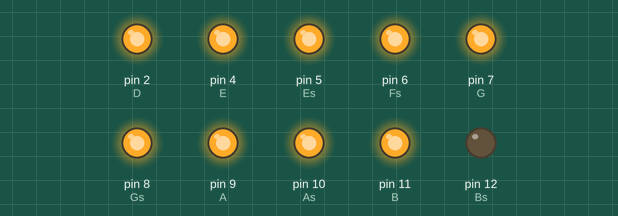
The sketch below on a simulated Arduino Uno, built with avr-gcc and run on an emulated ATmega328P. On the bench: output pins drawn as LEDs (lit = HIGH). Pins used as bus, display or sensor lines are not drawn.

Above: at 0.1 s.
At 20.1 s:
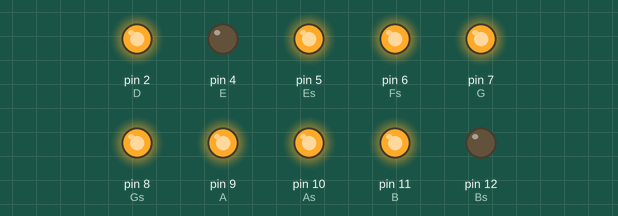
At 28.1 s:
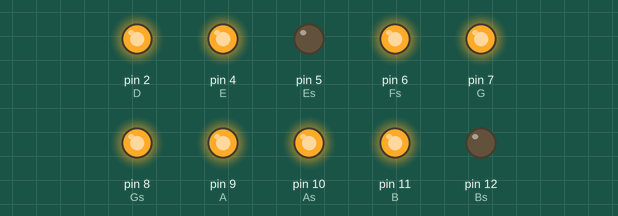
At 44.1 s:
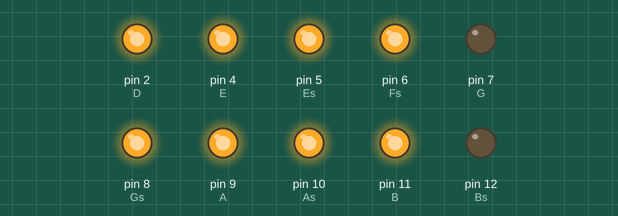
At 60.1 s:
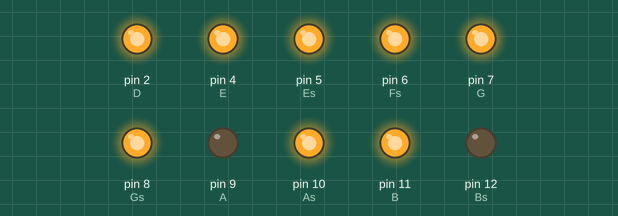
At 117.1 s:
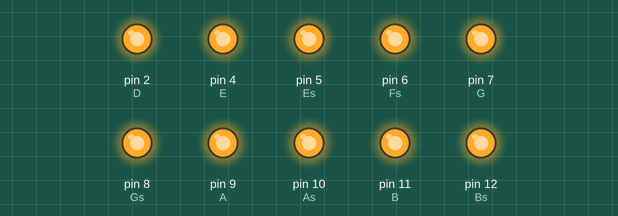
Timing chart, 0 to 130.0 s (numbered marks = the images above):
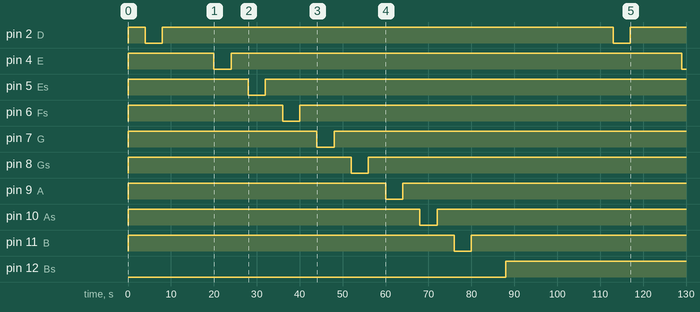

Measured:
- by itself, pin 2 (D): alternates HIGH for 105 s and LOW for 4.0 s
- by itself, pin 4 (E): HIGH → LOW at 20.0 s, → HIGH 4.0 s later, → LOW 105 s later
- by itself, pin 5 (Es): HIGH → LOW at 28.0 s, → HIGH 4.0 s later
- by itself, pin 6 (Fs): HIGH → LOW at 36.0 s, → HIGH 4.0 s later
- by itself, pin 7 (G): HIGH → LOW at 44.0 s, → HIGH 4.0 s later
- by itself, pin 8 (Gs): HIGH → LOW at 52.0 s, → HIGH 4.0 s later
- by itself, pin 9 (A): HIGH → LOW at 60.0 s, → HIGH 4.0 s later
- by itself, pin 10 (As): HIGH → LOW at 68.0 s, → HIGH 4.0 s later

The sketch:

Gloria_testsketch.ino
```cpp
boolean on = HIGH;
boolean off = LOW;


int D = 2;
int Ds = 3;
int E = 4;
int Es = 5;
int Fs = 6;
int G = 7;
int Gs =8 ;
int A = 9;
int As = 10;
int B = 11;
int Bs = 12;
int Cs = 13;
int R =14;

int wn = 4000;//wholenoteV
int hn = 2000;//halfnoteV
int qn = 1000;//quatrernoteV
int dqn = 1500; //dottedquarternoteV
int en = 500;//eightnoteV
int den = 750;//dottedeigthnoteV
int sn = 250;//sixteenthnoteV

int wr = 4000; //wholerestV
int hr = 2000; //halfrestV
int qr = 1000; //restV

void setup() {

  pinMode(D, OUTPUT);
  pinMode(Ds, OUTPUT);
  pinMode(E, OUTPUT);
  pinMode(Es, OUTPUT);
  pinMode(Fs, OUTPUT);
  pinMode(G, OUTPUT);
  pinMode(Gs, OUTPUT);
  pinMode(A, OUTPUT);
  pinMode(As, OUTPUT);
  pinMode(B, OUTPUT);
  pinMode(Bs, OUTPUT);
  pinMode(Cs, OUTPUT);


  digitalWrite(D, on);
  digitalWrite(Ds, on);
  digitalWrite(E, on);
  digitalWrite(Es, on);
  digitalWrite(Fs, on);
  digitalWrite(G, on);
  digitalWrite(Gs, on);
  digitalWrite(A, on);
  digitalWrite(As, on);
  digitalWrite(B, on);
  digitalWrite(B, on);
  digitalWrite(Cs, on);


}

void loop() {
  // Gloria Vivaldi
  //4|4 time
  //Soprano
  //D major
  //testsketchnotevalues

  //wholenote run

  delay(wn);
  digitalWrite(D, off);
  delay(wn);
  digitalWrite(D, on);

  delay(wn);
  digitalWrite(Ds, off);
  delay(wn);
  digitalWrite(Ds, on);

  delay(wn);
  digitalWrite(E, off);
  delay(wn);
  digitalWrite(E, on);

  delay(wn);
  digitalWrite(Es, off);
  delay(wn);
  digitalWrite(Es, on);

  delay(wn);
  digitalWrite(Fs, off);
  delay(wn);
  digitalWrite(Fs, on);

  delay(wn);
  digitalWrite(G, off);
  delay(wn);
  digitalWrite(G, on);

  delay(wn);
  digitalWrite(Gs, off);
  delay(wn);
  digitalWrite(Gs, on);

  delay(wn);
  digitalWrite(A, off);
  delay(wn);
  digitalWrite(A, on);

  delay(wn);
  digitalWrite(As, off);
  delay(wn);
  digitalWrite(As, on);

  delay(wn);
  digitalWrite(B, off);
  delay(wn);
  digitalWrite(B, on);

  delay(wn);
  digitalWrite(Bs, off);
  delay(wn);
  digitalWrite(Bs, on);

  delay(wn);
  digitalWrite(Cs, off);
  delay(wn);
  digitalWrite(Cs, on);

  delay(wn);
  digitalWrite(R, off);
  delay(wn);
  digitalWrite(R, on);

  delay(5000);
}
//
//  //halfnote run
//
//  delay(hn);
//  digitalWrite(D, off);
//  delay(hn);
//  digitalWrite(D, on);
//
//  delay(hn);
//  digitalWrite(Ds, off);
//  delay(hn);
//  digitalWrite(Ds, on);
//
//  delay(hn);
//  digitalWrite(E, off);
//  delay(hn);
//  digitalWrite(E, on);
//
//  delay(hn);
//  digitalWrite(Es, off);
//  delay(hn);
//  digitalWrite(Es, on);
//
//  delay(hn);
//  digitalWrite(Fs, off);
//  delay(hn);
//  digitalWrite(Fs, on);
//
//  delay(hn);
//  digitalWrite(G, off);
//  delay(hn);
//  digitalWrite(G, on);
//
//  delay(hn);
//  digitalWrite(Gs, off);
//  delay(hn);
//  digitalWrite(Gs, on);
//
//  delay(hn);
//  digitalWrite(A, off);
//  delay(hn);
//  digitalWrite(A, on);
//
//  delay(hn);
//  digitalWrite(As, off);
//  delay(hn);
//  digitalWrite(As, on);
//
//  delay(hn);
//  digitalWrite(B, off);
//  delay(hn);
//  digitalWrite(B, on);
//
//  delay(hn);
//  digitalWrite(Bs, off);
//  delay(hn);
//  digitalWrite(Bs, on);
//
//  delay(hn);
//  digitalWrite(Cs, off);
//  delay(hn);
//  digitalWrite(Cs, on);
//
//  delay(hn);
//  digitalWrite(R, off);
//  delay(hn);
//  digitalWrite(R, on);
//
//delay(5000);
//
// //quaternote run
//
//  delay(qn);
//  digitalWrite(D, off);
//  delay(qn);
//  digitalWrite(D, on);
//
//  delay(qn);
//  digitalWrite(Ds, off);
//  delay(qn);
//  digitalWrite(Ds, on);
//
//  delay(qn);
//  digitalWrite(E, off);
//  delay(qn);
//  digitalWrite(E, on);
//
//  delay(qn);
//  digitalWrite(Es, off);
//  delay(qn);
//  digitalWrite(Es, on);
//
//  delay(qn);
//  digitalWrite(Fs, off);
//  delay(qn);
//  digitalWrite(Fs, on);
//
//  delay(qn);
//  digitalWrite(G, off);
//  delay(qn);
//  digitalWrite(G, on);
//
//  delay(qn);
//  digitalWrite(Gs, off);
//  delay(qn);
//  digitalWrite(Gs, on);
//
//  delay(qn);
//  digitalWrite(A, off);
//  delay(qn);
//  digitalWrite(A, on);
//
//  delay(qn);
//  digitalWrite(As, off);
//  delay(qn);
//  digitalWrite(As, on);
//
//  delay(qn);
//  digitalWrite(B, off);
//  delay(qn);
//  digitalWrite(B, on);
//
//  delay(qn);
//  digitalWrite(Bs, off);
//  delay(qn);
//  digitalWrite(Bs, on);
//
//  delay(qn);
//  digitalWrite(Cs, off);
//  delay(qn);
//  digitalWrite(Cs, on);
//
//  delay(qn);
//  digitalWrite(R, off);
//  delay(qn);
//  digitalWrite(R, on);
//
//delay(5000);
//
// //dottedquaternote run
//
//  delay(dqn);
//  digitalWrite(D, off);
//  delay(dqn);
//  digitalWrite(D, on);
//
//  delay(dqn);
//  digitalWrite(Ds, off);
//  delay(dqn);
//  digitalWrite(Ds, on);
//
//  delay(dqn);
//  digitalWrite(E, off);
//  delay(dqn);
//  digitalWrite(E, on);
//
//  delay(dqn);
//  digitalWrite(Es, off);
//  delay(dqn);
//  digitalWrite(Es, on);
//
//  delay(dqn);
//  digitalWrite(Fs, off);
//  delay(dqn);
//  digitalWrite(Fs, on);
//
//  delay(dqn);
//  digitalWrite(G, off);
//  delay(dqn);
//  digitalWrite(G, on);
//
//  delay(dqn);
//  digitalWrite(Gs, off);
//  delay(dqn);
//  digitalWrite(Gs, on);
//
//  delay(dqn);
//  digitalWrite(A, off);
//  delay(dqn);
//  digitalWrite(A, on);
//
//  delay(dqn);
//  digitalWrite(As, off);
//  delay(dqn);
//  digitalWrite(As, on);
//
//  delay(dqn);
//  digitalWrite(B, off);
//  delay(dqn);
//  digitalWrite(B, on);
//
//  delay(dqn);
//  digitalWrite(Bs, off);
//  delay(dqn);
//  digitalWrite(Bs, on);
//
//  delay(dqn);
//  digitalWrite(Cs, off);
//  delay(dqn);
//  digitalWrite(Cs, on);
//
//  delay(dqn);
//  digitalWrite(R, off);
//  delay(dqn);
//  digitalWrite(R, on);
//
//delay(5000);
//
//  //eigthnote run
//
//  delay(en);
//  digitalWrite(D, off);
//  delay(en);
//  digitalWrite(D, on);
//
//  delay(en);
//  digitalWrite(Ds, off);
//  delay(en);
//  digitalWrite(Ds, on);
//
//  delay(en);
//  digitalWrite(E, off);
//  delay(en);
//  digitalWrite(E, on);
//
//  delay(en);
//  digitalWrite(Es, off);
//  delay(en);
//  digitalWrite(Es, on);
//
//  delay(en);
//  digitalWrite(Fs, off);
//  delay(en);
//  digitalWrite(Fs, on);
//
//  delay(en);
//  digitalWrite(G, off);
//  delay(en);
//  digitalWrite(G, on);
//
//  delay(en);
//  digitalWrite(Gs, off);
//  delay(en);
//  digitalWrite(Gs, on);
//
//  delay(en);
//  digitalWrite(A, off);
//  delay(en);
//  digitalWrite(A, on);
//
//  delay(en);
//  digitalWrite(As, off);
//  delay(en);
//  digitalWrite(As, on);
//
//  delay(en);
//  digitalWrite(B, off);
//  delay(en);
//  digitalWrite(B, on);
//
//  delay(en);
//  digitalWrite(Bs, off);
//  delay(en);
//  digitalWrite(Bs, on);
//
//  delay(en);
//  digitalWrite(Cs, off);
//  delay(en);
//  digitalWrite(Cs, on);
//
//  delay(en);
//  digitalWrite(R, off);
//  delay(en);
//  digitalWrite(R, on);
//
//  delay(5000);
//
//  //dottedeigthnote run
//
//  delay(den);
//  digitalWrite(D, off);
//  delay(den);
//  digitalWrite(D, on);
//
//  delay(den);
//  digitalWrite(Ds, off);
//  delay(den);
//  digitalWrite(Ds, on);
//
//  delay(den);
//  digitalWrite(E, off);
//  delay(den);
//  digitalWrite(E, on);
//
//  delay(den);
//  digitalWrite(Es, off);
//  delay(den);
//  digitalWrite(Es, on);
//
//  delay(den);
//  digitalWrite(Fs, off);
//  delay(den);
//  digitalWrite(Fs, on);
//
//  delay(den);
//  digitalWrite(G, off);
//  delay(den);
//  digitalWrite(G, on);
//
//  delay(den);
//  digitalWrite(Gs, off);
//  delay(den);
//  digitalWrite(Gs, on);
//
//  delay(den);
//  digitalWrite(A, off);
//  delay(den);
//  digitalWrite(A, on);
//
//  delay(den);
//  digitalWrite(As, off);
//  delay(den);
//  digitalWrite(As, on);
//
//  delay(den);
//  digitalWrite(B, off);
//  delay(den);
//  digitalWrite(B, on);
//
//  delay(den);
//  digitalWrite(Bs, off);
//  delay(den);
//  digitalWrite(Bs, on);
//
//  delay(den);
//  digitalWrite(Cs, off);
//  delay(den);
//  digitalWrite(Cs, on);
//
//  delay(den);
//  digitalWrite(R, off);
//  delay(den);
//  digitalWrite(R, on);
//
//  delay(5000);
//
//    //sixteenthnote run
//
//  delay(sn);
//  digitalWrite(D, off);
//  delay(sn);
//  digitalWrite(D, on);
//
//  delay(sn);
//  digitalWrite(Ds, off);
//  delay(sn);
//  digitalWrite(Ds, on);
//
//  delay(sn);
//  digitalWrite(E, off);
//  delay(sn);
//  digitalWrite(E, on);
//
//  delay(sn);
//  digitalWrite(Es, off);
//  delay(sn);
//  digitalWrite(Es, on);
//
//  delay(sn);
//  digitalWrite(Fs, off);
//  delay(sn);
//  digitalWrite(Fs, on);
//
//  delay(sn);
//  digitalWrite(G, off);
//  delay(sn);
//  digitalWrite(G, on);
//
//  delay(sn);
//  digitalWrite(Gs, off);
//  delay(sn);
//  digitalWrite(Gs, on);
//
//  delay(sn);
//  digitalWrite(A, off);
//  delay(sn);
//  digitalWrite(A, on);
//
//  delay(sn);
//  digitalWrite(As, off);
//  delay(sn);
//  digitalWrite(As, on);
//
//  delay(sn);
//  digitalWrite(B, off);
//  delay(sn);
//  digitalWrite(B, on);
//
//  delay(sn);
//  digitalWrite(Bs, off);
//  delay(sn);
//  digitalWrite(Bs, on);
//
//  delay(sn);
//  digitalWrite(Cs, off);
//  delay(sn);
//  digitalWrite(Cs, on);
//
//  delay(sn);
//  digitalWrite(R, off);
//  delay(sn);
//  digitalWrite(R, on);
//
//  delay(5000);
//
////rests
//
//
//  delay(wr);
//  digitalWrite(R, off);
//  delay(wr);
//  digitalWrite(R, on);
//
//  delay(hn);
//  digitalWrite(D, off);
//  delay(hn);
//  digitalWrite(D, on);
//
//  delay(hr);
//  digitalWrite(R, off);
//  delay(hr);
//  digitalWrite(R, on);
//
//  delay(hn);
//  digitalWrite(D, off);
//  delay(hn);
//  digitalWrite(D, on);
//
//  delay(qr);
//  digitalWrite(R, off);
//  delay(qr);
//  digitalWrite(R, on);
//
//  delay(hn);
//  digitalWrite(D, off);
//  delay(hn);
//  digitalWrite(D, on);
//
//
//delay(5000);
//}
```
